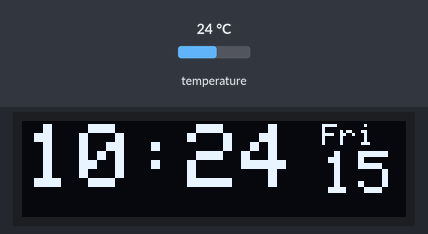
A sketch run on a simulated Arduino Uno, built with avr-gcc and run on an emulated ATmega328P. Shown: 128×32 one-colour display. Inputs (shaded band) come from the test bench; at power-on: temperature 24 °C. The local clock reads 2024-03-15 10:24:30 at power-on unless the sketch sets it.

Above: at 2.2 s.
2.3 s: temperature set to 12 °C
At 7.7 s:
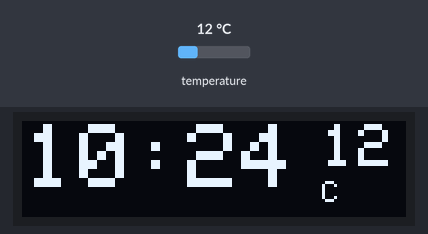
16.3 s: temperature set to 19 °C
At 20.5 s:
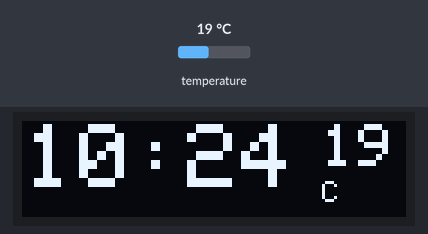
25.3 s: temperature set to 28 °C
At 31.5 s:
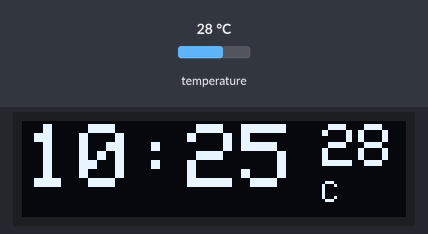
Timing chart, 0 to 33.0 s (numbered marks = the images above; inputs shaded):
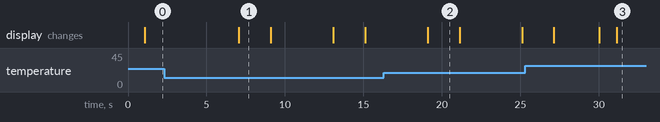

Measured:
- after the input at 2.3 s, the display: changes after 4.8 s (image 1)
- after the input at 16.3 s, the display: changes after 2.8 s (image 2)
- what the display in image 1 shows lasts 2.0 s, from 7.1 s to 9.1 s

The sketch:

Code_4_1.ino
```cpp
/* This code works with DS3231 RTC module and OLED display
 * It shows a format of date and time in the OLED screen and some cases the temperature too
 * Refer to www.Surtrtech.com for more details
 * This is Code #4_v2 of the tutorial
 */

#include <SPI.h> //i2c and the display libraries
#include <Wire.h>
#include <Adafruit_GFX.h>
#include <Adafruit_SSD1306.h>
#include <DS3231.h>


#define SCREEN_WIDTH 128 // OLED display width, in pixels
#define SCREEN_HEIGHT 32 // OLED display height, in pixels
#define OLED_RESET     4 // Reset pin # (or -1 if sharing Arduino reset pin)

int a;
Adafruit_SSD1306 display(SCREEN_WIDTH, SCREEN_HEIGHT, &Wire, OLED_RESET); //Declaring the display name (display)
DS3231 clock;
RTCDateTime dt;

void setup() {
  display.begin(SSD1306_SWITCHCAPVCC, 0x3C); //Start the OLED display
  clock.begin();
  delay(1000);
  display.clearDisplay();
  display.display();
  a=millis();
}

void loop() {
                            //This code displays the Time (Hours:Minutes) and Date (Day of week/Day of month) and every 6s the temperature instead of date
  dt = clock.getDateTime();


  display.clearDisplay();
  display.setTextSize(3);       //size of the text that will follow
  display.setTextColor(WHITE);  //its color
  display.setCursor(1,1);      //position from where you want to start writing
  display.print(clock.dateFormat("H:i", dt)); //text todisplay
  display.setTextSize(1);
  display.setCursor(100,1);
  display.print(clock.dateFormat("D", dt));
  display.setTextSize(2);
  display.setCursor(100,10);
  display.print(clock.dateFormat("d", dt));
  display.setCursor(100,25);
  display.display();

  if (millis()>=a+6000 && millis()<=a+7000){     //Temperature display refresh time (every 6-7 seconds)
  dt = clock.getDateTime();
  a=millis();

  display.clearDisplay();
  display.setTextSize(3);       //size of the text that will follow
  display.setTextColor(WHITE);  //its color
  display.setCursor(1,1);      //position from where you want to start writing
  display.print(clock.dateFormat("H:i", dt)); //text todisplay
  display.setTextSize(2);
  display.setCursor(100,1);
  display.print(clock.readTemperature(),0);
  display.setCursor(100,20);
  display.setTextSize(1);
  display.print("C");
  display.setCursor(100,25);
  display.display();
  delay(2000);        //delay of displaying the temperature

  }
}
```
